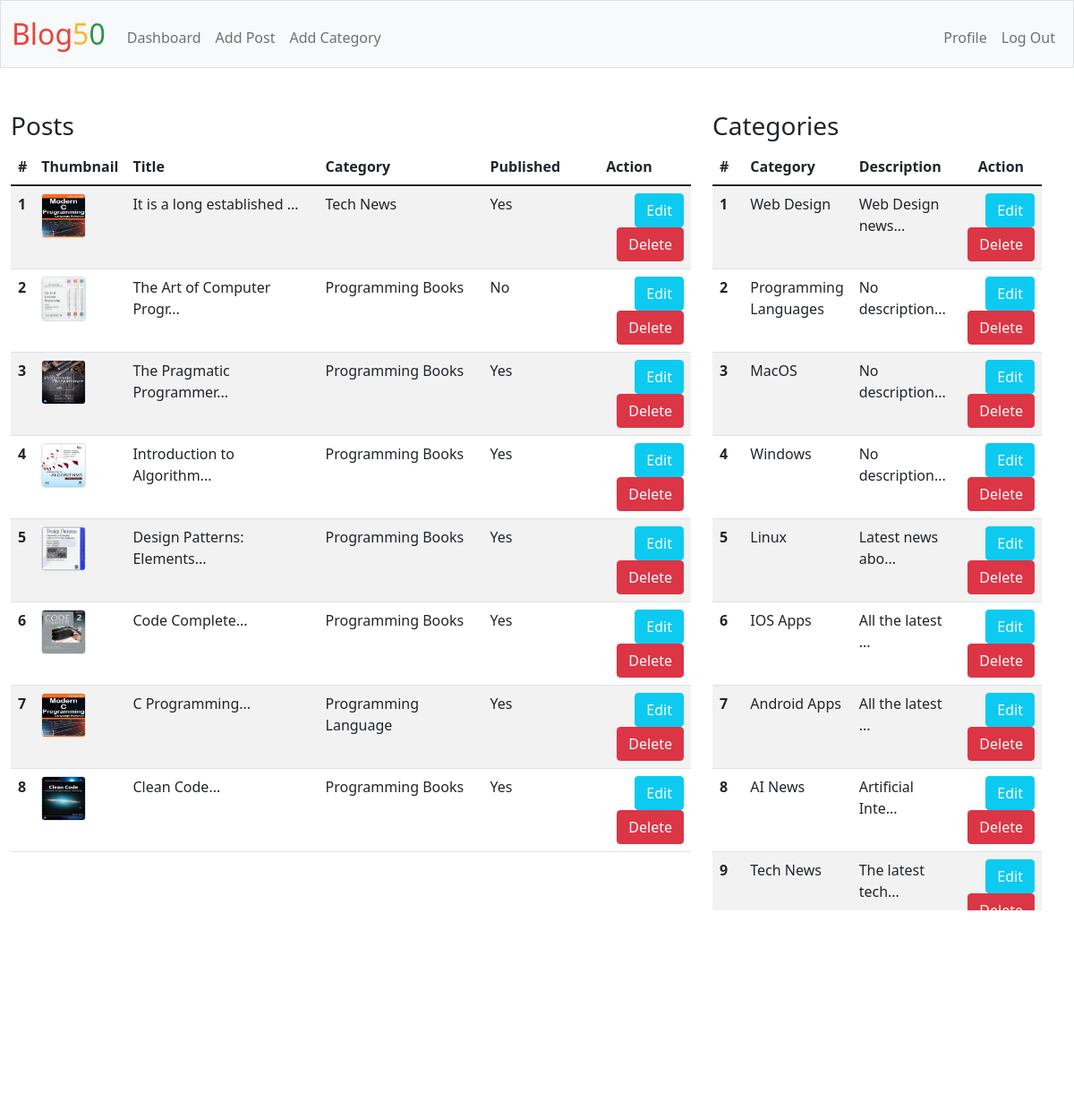
The page /dashboard/ (signed in) on the database its author committed.
### tables this page shows
CREATE TABLE posts (
`id` INTEGER NOT NULL PRIMARY KEY,
`author_id` INTEGER NOT NULL,
`category_id` INTEGER NULL DEFAULT 0,
`title` TEXT NOT NULL,
`slug` TEXT NOT NULL,
`published` TINYINT(1) NOT NULL DEFAULT 0,
`created_at` DATETIME NOT NULL,
`content` TEXT NULL DEFAULT NULL,
`img_url` TEXT NULL DEFAULT NULL, 
CONSTRAINT fk_author_id
FOREIGN KEY (author_id)
REFERENCES users (id)
ON DELETE CASCADE
);

CREATE TABLE 'categories' (
  `id` INTEGER NOT NULL,
  `title` TEXT NOT NULL,'description' TEXT NULL DEFAULT NULL, 'slug' TEXT DEFAULT NULL,
  PRIMARY KEY (`id`));

### views/dashboard.py (the view)
@app.route("/dashboard/", methods=["GET", "POST"])
@login_required
def dashboard():
    if request.method == "POST":
        delete_post = request.form.get("delete_post")
        delete_cat = request.form.get("delete_cat")
        if delete_post:
            post_id = delete_post
            post_rows = select(
                "posts", no_cat="no_cat", post_id=post_id, user_id=session["user_id"]
            )
            try:
                os.remove(post_rows[0]["img_url"])
            except:
                pass
            delete("posts", post_id=post_id)
            flash("Post deleted!")
        elif delete_cat:
            cat_id = delete_cat
            posts = select("posts", cat_id=cat_id)
            for post in posts:
                update(
                    "posts",
                    cat_deleted="cat_deleted",
                    cat_id=0,
                    user_id=session["user_id"],
                    post_id=post["id"],
                )
            delete("cats", cat_id=cat_id)
            flash("Category deleted!")
        return redirect("/dashboard")
    else:
        posts = select("posts", user_id=session["user_id"])
        posts_without_cat = select("posts", no_cat="no_cat", cat_id=0)
        for i in range(len(posts_without_cat)):
            posts_without_cat[i]["category"] = "No Category"
        posts.extend(posts_without_cat)
        return render_template(
            "dashboard/index.html",
            posts=posts,
            cats=select("cats"),
        )

### app.py (called while the page is built)
@app.before_request
def load_user():
    user_id = session.get("user_id")
    if user_id is not None:
        g.user = session["user_id"]

@app.after_request
def after_request(response):
    response.headers["Cache-Control"] = "no-cache, no-store, must-revalidate"
    response.headers["Expires"] = 0
    response.headers["Pragma"] = "no-cache"
    return response

### helpers.py (called while the page is built)
def login_required(f):
    @wraps(f)
    def decorated_function(*args, **kwargs):
        if session.get("user_id") is None:
            return redirect("/login")
        return f(*args, **kwargs)
    return decorated_function

### templates/dashboard/index.html (shortened to what this page needs)
{% extends "dashboard/layout.html" %}
{% block main %}
    <div class="row col-12">
      <div class="col-8">
        <h3>Posts</h3>
        <table class="table table-striped table-gray">
          <thead>
            <tr>
              <th scope="col">#</th>
              <th scope="col">Thumbnail</th>
              <th scope="col" class="text-start">Title</th>
              <th scope="col">Category</th>
              <th scope="col">Published</th>
              <th scope="col" class="text-center">Action</th>
            </tr>
          </thead>
          <tbody>
              {% for post in posts %}
              <tr>
                  <th scope="row">{{ loop.index }}</th>
                  <th scope="row"><img src="../{{ post['thumbnail'] }}" width="50" height="50" class="rounded border"></th>
                  <td class="text-start">{{ post['title'][:25] }}...</td>
                  <td>{{ post['category'][:20] }}</td>
                  <td>{% if post['published'] %} Yes {% else %} No {% endif %}</td>
                  <td class="text-end">
                    <button class="btn btn-info text-white" type="submit">
                        <a class="text-decoration-none text-white"
                        href="/dashboard/post?post_id={% if post['post_id'] %}{{ post['post_id'] }}{% else %}{{ post['id'] }}{% endif %}&action=edit">Edit</a>
                    </button>
                    <!-- {% set post_id = post['post_id'] %}
                    {% set cat_id = post['cat_id'] %}
                    {% set id_list = (post_id,cat_id) %} -->
                    <form action="/dashboard" method="post" style="display: inline;">
                      <button class="btn btn-danger text-white" type="submit">Delete</button>
                    </form>
                  </td>
                </tr>
              {% endfor %}
          </tbody>
        </table>
      </div>
      <div class="col-4">
        <h3>Categories</h3>
        <table class="table table-striped table-gray">
          <thead>
            <tr>
              <th scope="col">#</th>
              <th scope="col" class="text-start">Category</th>
              <th scope="col">Description</th>
              <th scope="col" class="text-center">Action</th>
            </tr>
          </thead>
          <tbody>
              {% for cat in cats %}
              <tr>
                 <th scope="row">{{ loop.index }}</th>
                  <td class="text-start">{{ cat['title'][:30] }}</td>
                  <td>{{ cat['description'][:15] }}...</td>
                  <td class="text-end">
                    <button class="btn btn-info text-white" type="submit">
                        <a class="text-decoration-none text-white" href="/dashboard/cat?cat_id={{ cat['id'] }}&action=edit">Edit</a>
                    </button>
                    <form action="/dashboard" method="post" style="display: inline;">
                      <button class="btn btn-danger text-white" type="submit">Delete</button>
                    </form>
                  </td>
                </tr>
              {% endfor %}
          </tbody>
        </table>
      </div>
    </div>
{% endblock %}

### static/styles.css (style rules this page uses)
html { background: url(images/bg.jpg) no-repeat center center fixed; -webkit-background-size: cover; -moz-background-size: cover; -o-background-size: cover; background-size: cover; }
a { text-decoration: none; }

### rows shown on the page
posts: title "It is a long established", title "Tech News", published "Yes"
posts: thumbnail (picture), title "The Art of Computer Progr", title "Programming Books", published "No"
posts: thumbnail (picture), title "The Pragmatic Programmer", title "Programming Books", published "Yes"
posts: thumbnail (picture), title "Introduction to Algorithm", title "Programming Books", published "Yes"
posts: thumbnail (picture), title "Design Patterns: Elements", title "Programming Books", published "Yes"
posts: thumbnail (picture), title "Code Complete", title "Programming Books", published "Yes"
posts: thumbnail (picture), title "C Programming", title "Programming Language", published "Yes"
posts: thumbnail (picture), title "Clean Code", title "Programming Books", published "Yes"
categories: title "Web Design", description "Web Design news"
categories: title "Programming Languages", description "No description"
categories: title "MacOS", description "No description"
categories: title "Windows", description "No description"
categories: title "Linux", description "Latest news abo"
categories: title "IOS Apps", description "All the latest"
categories: title "Android Apps", description "All the latest"
categories: title "AI News", description "Artificial Inte"
categories: title "Tech News", description "The latest tech"
